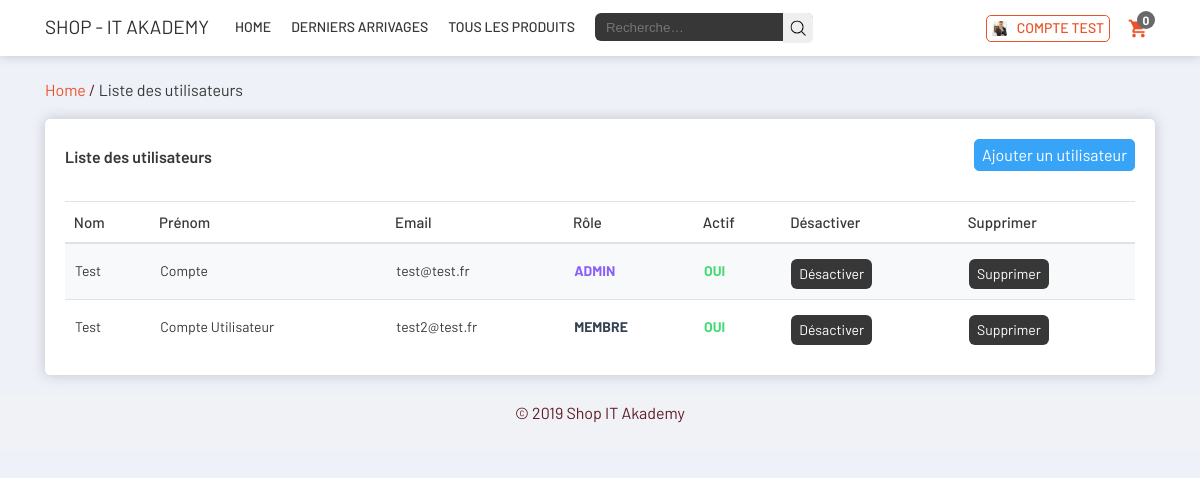
The app's page /listeUtilisateurs.php (signed in) with its own data.
### tables this page shows
CREATE TABLE `shop_utilisateurs` (
  `uid` int(11) NOT NULL,
  `nom` varchar(100) NOT NULL,
  `prenom` varchar(100) NOT NULL,
  `email` varchar(255) NOT NULL,
  `lvl` bigint(1) NOT NULL,
  `passwd` varchar(255) NOT NULL,
  `cle_salage` char(128) NOT NULL,
  `actif` bigint(1) NOT NULL,
  `ip` varchar(255) NOT NULL,
  `adresse` text,
  `cp` int(5) DEFAULT NULL,
  `ville` varchar(150) DEFAULT NULL,
  `telephone` varchar(75) DEFAULT NULL
);

### listeUtilisateurs.php (the view, shortened to what this page needs)
<?php
include("header.php");
?>
<div class="marge">
    <div class="page-header">
        <ol class="breadcrumb">
            <li class="breadcrumb-item">
                <a href="./home.php">Home</a>
            </li>
            /
            <li class="breadcrumb-item active" aria-current="page">
                <span>Liste des utilisateurs</span>
            </li>
        </ol>
    </div>
</div>
<section id="listeUser1">
    <div class="marge">
        <div id="bloc">
            <div class="top_bloc">
                <h2>Liste des utilisateurs</h2>
                <a href="creerUtilisateur.php" id="bouton_liste">Ajouter un utilisateur</a>
            </div>
            <div class="bottom_bloc">
                <table id="listeUtilisateurs" class="table">
                    <thead>
                        <tr>
                            <th>Nom</th>
                            <th>Prénom</th>
                            <th>Email</th>
                            <th>Rôle</th>
                            <th>Actif</th>
                            <th>Désactiver</th>
                            <th>Supprimer</th>
                        </tr>
                    </thead>
                    <tbody>
                        <?
                        $listeUtilisateurs = "SELECT * FROM shop_utilisateurs ORDER BY nom ASC";
                        $req_listeUtilisateurs = $mysqli->query($listeUtilisateurs);
                        while($row = $req_listeUtilisateurs->fetch_array()) {
                            echo "<tr>\n";
                            echo "<td>".$row["nom"]."</td>\n";
                            echo "<td>".$row["prenom"]."</td>\n";
                            echo "<td>".$row["email"]."</td>\n";
                            if ($row["lvl"] == 1) echo "<td><b style=\"color:#42db75;\"><a href=\"listeUtilisateurs.php?majAdminNon=".$row["uid"]."\" style=\"color:#8760fb;\" >ADMIN</a></b></td>\n";
                            else echo "<td><b style=\"color:#cd3131;\"><a href=\"listeUtilisateurs.php?majAdminOui=".$row["uid"]."\" style=\"color:#334151;\">MEMBRE</a></b></td>\n";
                            if ($row["actif"] == 1) echo "<td><b style=\"color:#42db75;\">OUI</b></td>\n";
                            else echo "<td><b style=\"color:#cd3131;\">NON</b></td>\n";
                            if ($row["actif"] == 1) echo " <td><a href=\"listeUtilisateurs.php?disableUser=$row[uid]\" class=\"desactiver\">Désactiver</button></td>";
                            else echo " <td><a href=\"listeUtilisateurs.php?activateUser=$row[uid]\" class=\"desactiver\">Activer</button></td>";
                            echo " <td><a href=\"listeUtilisateurs.php?deleteUser=$row[uid]\" class=\"desactiver\">Supprimer</button></td>";
                            }
                            ?>
                    </tbody>
                </table>
            </div>
        </div>
    </div>
</section>
<?php include ('footer.php'); ?>

### header.php (shortened to what this page needs)
<?php
require("includes/config.php");
if(!empty($_SESSION['uid'])) {
    $uid = $_SESSION["uid"];
    $select_user = "SELECT nom, prenom, email, adresse, cp, ville, telephone FROM shop_utilisateurs WHERE uid = '$uid'";
    $req_select_user = $mysqli->query($select_user);
    $row_select_user = $req_select_user->fetch_array();
    $nom = $row_select_user["nom"];
    $prenom = $row_select_user["prenom"];
}
?>
<!DOCTYPE html>
<html lang="fr">
<head>
    <link rel="stylesheet" href="./css/style.css" type='text/css' media='all' />
    <link rel="stylesheet" href="./css/responsive.css" type='text/css' media='all' />
</head>
<body>
<header>
    <div class="marge">
        <a href="./index.php" id="logoheader">Shop - IT Akademy</a>
        <div class="menu_header" id="header">
            <ul id="menu">
                <li>
                    <a href="index.php">Home</a>
                </li>
                <li>
                    <a href="./derniers-arrivages.php">Derniers arrivages</a>
                </li>
                <li>
                    <a href="./allProducts.php">Tous les produits</a>
                </li>
            </ul>
        </div>
        <div class="form_recherche">
            <form action="recherche.php" method="get">
                <div class="formulaire">
                    <input name="q" class="formulaire_rechercher" value="" autocomplete="off" autocorrect="off" autocapitalize="off" spellcheck="false" class="form" type="text" placeholder="Recherche…">
                    <input type="submit" class="bouton_rechercher" />
                </div>
            </form>
        </div>
        <div class="panier">
            <a href="panier.php" id="panier" rel="nofollow">
                <span id="item_panier"><?php
                if(!isset($_SESSION['panier']['libelleProduit']))
                    echo "0";
                else
                    echo count($_SESSION['panier']['libelleProduit']); ?></span>
            </a>
        </div>
        <?php
        if(!empty($_SESSION["uid"])) {  ?>
        <div class="connexion">
            <a  id="btnpanel" class="panel-user">
            <div class="avatar">
                <img src="img/profil-1.png">
            </div>
            <?php echo $prenom . ' ' . $nom; ?>
        </a>
        </div>
        <?php } ?>
</header>
<main>

### records on screen
shop_utilisateurs: prenom "COMPTE", nom "TEST", nom "Test", prenom "Compte", email "test@test.fr", actif "OUI"
shop_utilisateurs: nom "Test", prenom "Compte Utilisateur", email "test2@test.fr", actif "OUI"
